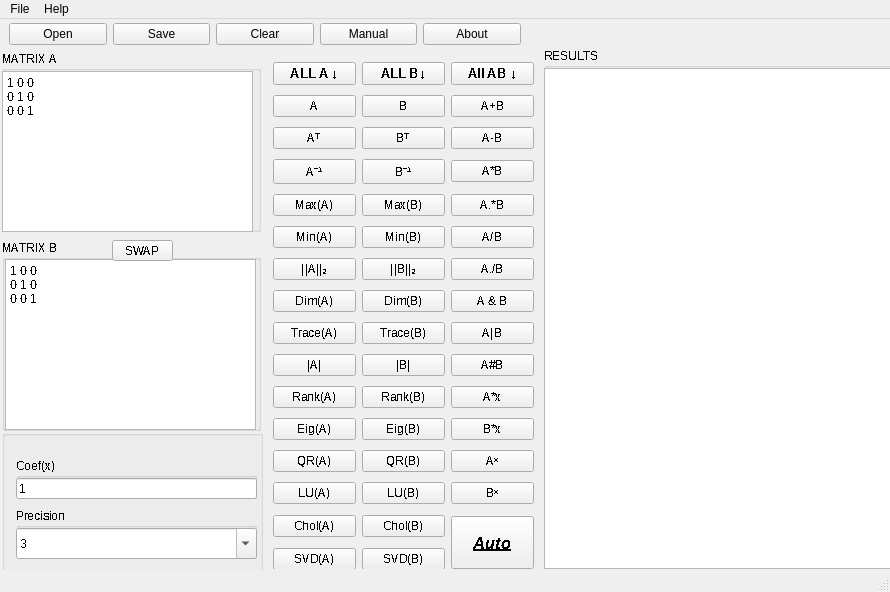
<?xml version="1.0" encoding="UTF-8"?>
<ui version="4.0">
 <class>MainWindow</class>
 <widget class="QMainWindow" name="MainWindow">
  <property name="geometry">
   <rect>
    <x>0</x>
    <y>0</y>
    <width>890</width>
    <height>592</height>
   </rect>
  </property>
  <property name="font">
   <font>
    <weight>50</weight>
    <bold>false</bold>
    <underline>false</underline>
    <strikeout>false</strikeout>
   </font>
  </property>
  <property name="windowTitle">
   <string>BJ MATRIX CALCULATOR</string>
  </property>
  <property name="windowIcon">
   <iconset resource="icon.qrc">
    <normaloff>:/images/Images/Matrix Calc.png</normaloff>:/images/Images/Matrix Calc.png</iconset>
  </property>
  <widget class="QWidget" name="centralwidget">
   <widget class="QWidget" name="horizontalLayoutWidget">
    <property name="geometry">
     <rect>
      <x>9</x>
      <y>0</y>
      <width>512</width>
      <height>31</height>
     </rect>
    </property>
    <layout class="QHBoxLayout" name="horizontalLayout">
     <item>
      <widget class="QPushButton" name="openBtn">
       <property name="text">
        <string>Open</string>
       </property>
      </widget>
     </item>
     <item>
      <widget class="QPushButton" name="saveBtn">
       <property name="font">
        <font>
         <stylestrategy>PreferDefault</stylestrategy>
        </font>
       </property>
       <property name="text">
        <string>Save</string>
       </property>
      </widget>
     </item>
     <item>
      <widget class="QPushButton" name="clearBtn">
       <property name="font">
        <font>
         <stylestrategy>PreferDefault</stylestrategy>
        </font>
       </property>
       <property name="text">
        <string>Clear</string>
       </property>
      </widget>
     </item>
     <item>
      <widget class="QPushButton" name="manualBtn">
       <property name="font">
        <font>
         <stylestrategy>PreferDefault</stylestrategy>
        </font>
       </property>
       <property name="text">
        <string>Manual</string>
       </property>
      </widget>
     </item>
     <item>
      <widget class="QPushButton" name="aboutBtn">
       <property name="font">
        <font>
         <stylestrategy>PreferDefault</stylestrategy>
        </font>
       </property>
       <property name="text">
        <string>About</string>
       </property>
      </widget>
     </item>
    </layout>
   </widget>
   <widget class="QGroupBox" name="groupBox_3">
    <property name="geometry">
     <rect>
      <x>544</x>
      <y>29</y>
      <width>351</width>
      <height>521</height>
     </rect>
    </property>
    <property name="font">
     <font>
      <stylestrategy>NoAntialias</stylestrategy>
     </font>
    </property>
    <property name="title">
     <string>RESULTS</string>
    </property>
    <widget class="QPlainTextEdit" name="resultsEntry">
     <property name="geometry">
      <rect>
       <x>0</x>
       <y>20</y>
       <width>351</width>
       <height>501</height>
      </rect>
     </property>
     <property name="sizePolicy">
      <sizepolicy hsizetype="Expanding" vsizetype="Expanding">
       <horstretch>0</horstretch>
       <verstretch>0</verstretch>
      </sizepolicy>
     </property>
     <property name="font">
      <font>
       <strikeout>false</strikeout>
       <stylestrategy>NoAntialias</stylestrategy>
      </font>
     </property>
     <property name="contextMenuPolicy">
      <enum>Qt::DefaultContextMenu</enum>
     </property>
     <property name="toolTip">
      <string>Results Box</string>
     </property>
     <property name="autoFillBackground">
      <bool>false</bool>
     </property>
     <property name="verticalScrollBarPolicy">
      <enum>Qt::ScrollBarAsNeeded</enum>
     </property>
     <property name="horizontalScrollBarPolicy">
      <enum>Qt::ScrollBarAsNeeded</enum>
     </property>
     <property name="sizeAdjustPolicy">
      <enum>QAbstractScrollArea::AdjustIgnored</enum>
     </property>
     <property name="lineWrapMode">
      <enum>QPlainTextEdit::NoWrap</enum>
     </property>
     <property name="readOnly">
      <bool>true</bool>
     </property>
     <property name="overwriteMode">
      <bool>false</bool>
     </property>
     <property name="tabStopWidth">
      <number>80</number>
     </property>
     <property name="cursorWidth">
      <number>1</number>
     </property>
     <property name="maximumBlockCount">
      <number>0</number>
     </property>
     <property name="backgroundVisible">
      <bool>false</bool>
     </property>
     <property name="centerOnScroll">
      <bool>false</bool>
     </property>
    </widget>
   </widget>
   <widget class="QFrame" name="frame">
    <property name="geometry">
     <rect>
      <x>1</x>
      <y>11</y>
      <width>266</width>
      <height>541</height>
     </rect>
    </property>
    <widget class="QGroupBox" name="groupBox_4">
     <property name="geometry">
      <rect>
       <x>1</x>
       <y>21</y>
       <width>259</width>
       <height>181</height>
      </rect>
     </property>
     <property name="font">
      <font>
       <stylestrategy>NoAntialias</stylestrategy>
      </font>
     </property>
     <property name="title">
      <string>MATRIX A</string>
     </property>
     <widget class="QPlainTextEdit" name="matAEntry">
      <property name="geometry">
       <rect>
        <x>0</x>
        <y>20</y>
        <width>251</width>
        <height>161</height>
       </rect>
      </property>
      <property name="toolTip">
       <string>Matrix A</string>
      </property>
      <property name="plainText">
       <string>1 0 0
0 1 0
0 0 1</string>
      </property>
     </widget>
    </widget>
    <widget class="QGroupBox" name="groupBox_5">
     <property name="geometry">
      <rect>
       <x>1</x>
       <y>210</y>
       <width>259</width>
       <height>191</height>
      </rect>
     </property>
     <property name="font">
      <font>
       <stylestrategy>NoAntialias</stylestrategy>
      </font>
     </property>
     <property name="title">
      <string>MATRIX B</string>
     </property>
     <widget class="QPlainTextEdit" name="matBEntry">
      <property name="geometry">
       <rect>
        <x>3</x>
        <y>19</y>
        <width>251</width>
        <height>171</height>
       </rect>
      </property>
      <property name="font">
       <font>
        <stylestrategy>NoAntialias</stylestrategy>
       </font>
      </property>
      <property name="cursor" stdset="0">
       <cursorShape>ArrowCursor</cursorShape>
      </property>
      <property name="contextMenuPolicy">
       <enum>Qt::DefaultContextMenu</enum>
      </property>
      <property name="toolTip">
       <string>Matrix B</string>
      </property>
      <property name="autoFillBackground">
       <bool>false</bool>
      </property>
      <property name="tabChangesFocus">
       <bool>false</bool>
      </property>
      <property name="plainText">
       <string>1 0 0
0 1 0
0 0 1</string>
      </property>
      <property name="overwriteMode">
       <bool>true</bool>
      </property>
      <property name="tabStopWidth">
       <number>80</number>
      </property>
      <property name="backgroundVisible">
       <bool>false</bool>
      </property>
      <property name="centerOnScroll">
       <bool>false</bool>
      </property>
     </widget>
     <widget class="QToolButton" name="swapBtn">
      <property name="geometry">
       <rect>
        <x>110</x>
        <y>0</y>
        <width>61</width>
        <height>21</height>
       </rect>
      </property>
      <property name="font">
       <font>
        <stylestrategy>NoAntialias</stylestrategy>
       </font>
      </property>
      <property name="text">
       <string>SWAP</string>
      </property>
     </widget>
    </widget>
    <widget class="QGroupBox" name="groupBox_6">
     <property name="geometry">
      <rect>
       <x>1</x>
       <y>400</y>
       <width>261</width>
       <height>151</height>
      </rect>
     </property>
     <property name="title">
      <string/>
     </property>
     <widget class="QFrame" name="frame_8">
      <property name="geometry">
       <rect>
        <x>4</x>
        <y>18</y>
        <width>251</width>
        <height>121</height>
       </rect>
      </property>
      <widget class="QGroupBox" name="groupBox_9">
       <property name="geometry">
        <rect>
         <x>10</x>
         <y>10</y>
         <width>241</width>
         <height>41</height>
        </rect>
       </property>
       <property name="font">
        <font>
         <stylestrategy>NoAntialias</stylestrategy>
        </font>
       </property>
       <property name="title">
        <string>Coef(x)</string>
       </property>
       <widget class="QLineEdit" name="x_val">
        <property name="geometry">
         <rect>
          <x>0</x>
          <y>20</y>
          <width>241</width>
          <height>21</height>
         </rect>
        </property>
        <property name="toolTip">
         <string>Coefficient of x</string>
        </property>
        <property name="inputMethodHints">
         <set>Qt::ImhNone</set>
        </property>
        <property name="text">
         <string>1</string>
        </property>
        <property name="echoMode">
         <enum>QLineEdit::Normal</enum>
        </property>
        <property name="dragEnabled">
         <bool>false</bool>
        </property>
        <property name="readOnly">
         <bool>false</bool>
        </property>
        <property name="cursorMoveStyle">
         <enum>Qt::VisualMoveStyle</enum>
        </property>
        <property name="clearButtonEnabled">
         <bool>false</bool>
        </property>
       </widget>
      </widget>
      <widget class="QGroupBox" name="groupBox_10">
       <property name="geometry">
        <rect>
         <x>10</x>
         <y>60</y>
         <width>241</width>
         <height>51</height>
        </rect>
       </property>
       <property name="font">
        <font>
         <stylestrategy>NoAntialias</stylestrategy>
        </font>
       </property>
       <property name="title">
        <string>Precision</string>
       </property>
       <widget class="QComboBox" name="precisionVal">
        <property name="geometry">
         <rect>
          <x>0</x>
          <y>20</y>
          <width>241</width>
          <height>31</height>
         </rect>
        </property>
        <property name="toolTip">
         <string>Precision of results</string>
        </property>
        <property name="editable">
         <bool>true</bool>
        </property>
        <property name="currentIndex">
         <number>2</number>
        </property>
        <item>
         <property name="text">
          <string>1</string>
         </property>
        </item>
        <item>
         <property name="text">
          <string>2</string>
         </property>
        </item>
        <item>
         <property name="text">
          <string>3</string>
         </property>
        </item>
        <item>
         <property name="text">
          <string>4</string>
         </property>
        </item>
        <item>
         <property name="text">
          <string>5</string>
         </property>
        </item>
        <item>
         <property name="text">
          <string>6</string>
         </property>
        </item>
        <item>
         <property name="text">
          <string>7</string>
         </property>
        </item>
        <item>
         <property name="text">
          <string>8</string>
         </property>
        </item>
        <item>
         <property name="text">
          <string>9</string>
         </property>
        </item>
       </widget>
      </widget>
     </widget>
    </widget>
   </widget>
   <widget class="QFrame" name="frame_2">
    <property name="geometry">
     <rect>
      <x>273</x>
      <y>19</y>
      <width>265</width>
      <height>531</height>
     </rect>
    </property>
    <widget class="QWidget" name="gridLayoutWidget">
     <property name="geometry">
      <rect>
       <x>0</x>
       <y>20</y>
       <width>261</width>
       <height>521</height>
      </rect>
     </property>
     <layout class="QGridLayout" name="gridLayout">
      <item row="4" column="2">
       <widget class="QPushButton" name="arrMulAB">
        <property name="font">
         <font>
          <stylestrategy>NoAntialias</stylestrategy>
         </font>
        </property>
        <property name="toolTip">
         <string>Matrix Multiplication</string>
        </property>
        <property name="text">
         <string>A.*B</string>
        </property>
       </widget>
      </item>
      <item row="5" column="1">
       <widget class="QPushButton" name="minB">
        <property name="font">
         <font>
          <stylestrategy>NoAntialias</stylestrategy>
          <kerning>true</kerning>
         </font>
        </property>
        <property name="toolTip">
         <string>Minimum of Matrix B</string>
        </property>
        <property name="text">
         <string>Min(B)</string>
        </property>
       </widget>
      </item>
      <item row="3" column="0">
       <widget class="QPushButton" name="invA">
        <property name="font">
         <font>
          <stylestrategy>NoAntialias</stylestrategy>
         </font>
        </property>
        <property name="toolTip">
         <string>Matrix A inverse</string>
        </property>
        <property name="text">
         <string>A⁻¹</string>
        </property>
       </widget>
      </item>
      <item row="9" column="1">
       <widget class="QPushButton" name="detB">
        <property name="font">
         <font>
          <stylestrategy>NoAntialias</stylestrategy>
         </font>
        </property>
        <property name="toolTip">
         <string>Determinant of B</string>
        </property>
        <property name="text">
         <string>|B|</string>
        </property>
       </widget>
      </item>
      <item row="1" column="2">
       <widget class="QPushButton" name="addMatAB">
        <property name="font">
         <font>
          <stylestrategy>NoAntialias</stylestrategy>
         </font>
        </property>
        <property name="toolTip">
         <string>Matrix A plus Matrix B</string>
        </property>
        <property name="text">
         <string>A+B</string>
        </property>
       </widget>
      </item>
      <item row="6" column="2">
       <widget class="QPushButton" name="arrdivmatAB">
        <property name="font">
         <font>
          <stylestrategy>NoAntialias</stylestrategy>
         </font>
        </property>
        <property name="toolTip">
         <string>Array Division</string>
        </property>
        <property name="text">
         <string>A./B</string>
        </property>
       </widget>
      </item>
      <item row="13" column="0">
       <widget class="QPushButton" name="luA">
        <property name="font">
         <font>
          <stylestrategy>NoAntialias</stylestrategy>
         </font>
        </property>
        <property name="toolTip">
         <string>LU factorization of A</string>
        </property>
        <property name="text">
         <string>LU(A)</string>
        </property>
       </widget>
      </item>
      <item row="15" column="1">
       <widget class="QPushButton" name="svdB">
        <property name="font">
         <font>
          <stylestrategy>NoAntialias</stylestrategy>
         </font>
        </property>
        <property name="toolTip">
         <string>singular-value Discomposition of B, B= USV</string>
        </property>
        <property name="text">
         <string>SVD(B)</string>
        </property>
       </widget>
      </item>
      <item row="14" column="1">
       <widget class="QPushButton" name="cholB">
        <property name="font">
         <font>
          <stylestrategy>NoAntialias</stylestrategy>
         </font>
        </property>
        <property name="toolTip">
         <string>Cholesky factorization of B</string>
        </property>
        <property name="text">
         <string>Chol(B)</string>
        </property>
       </widget>
      </item>
      <item row="12" column="2">
       <widget class="QPushButton" name="matApowx">
        <property name="font">
         <font>
          <stylestrategy>NoAntialias</stylestrategy>
         </font>
        </property>
        <property name="toolTip">
         <string>Matrix A power x</string>
        </property>
        <property name="text">
         <string>Aˣ</string>
        </property>
       </widget>
      </item>
      <item row="9" column="2">
       <widget class="QPushButton" name="logicalXOR">
        <property name="font">
         <font>
          <stylestrategy>NoAntialias</stylestrategy>
         </font>
        </property>
        <property name="toolTip">
         <string>Logical Exclusive OR; XOR</string>
        </property>
        <property name="text">
         <string>A#B</string>
        </property>
       </widget>
      </item>
      <item row="10" column="1">
       <widget class="QPushButton" name="rankB">
        <property name="font">
         <font>
          <stylestrategy>NoAntialias</stylestrategy>
         </font>
        </property>
        <property name="toolTip">
         <string>Rank of B</string>
        </property>
        <property name="text">
         <string>Rank(B)</string>
        </property>
       </widget>
      </item>
      <item row="13" column="1">
       <widget class="QPushButton" name="luB">
        <property name="font">
         <font>
          <stylestrategy>NoAntialias</stylestrategy>
         </font>
        </property>
        <property name="toolTip">
         <string>LU factorization of B</string>
        </property>
        <property name="text">
         <string>LU(B)</string>
        </property>
       </widget>
      </item>
      <item row="11" column="1">
       <widget class="QPushButton" name="eigB">
        <property name="font">
         <font>
          <stylestrategy>NoAntialias</stylestrategy>
         </font>
        </property>
        <property name="toolTip">
         <string>Eigenvalues of B</string>
        </property>
        <property name="text">
         <string>Eig(B)</string>
        </property>
       </widget>
      </item>
      <item row="12" column="1">
       <widget class="QPushButton" name="qrB">
        <property name="font">
         <font>
          <stylestrategy>NoAntialias</stylestrategy>
         </font>
        </property>
        <property name="toolTip">
         <string>Orthogonal-triangular decompositon; B=QR</string>
        </property>
        <property name="text">
         <string>QR(B)</string>
        </property>
       </widget>
      </item>
      <item row="14" column="2" rowspan="2">
       <widget class="QPushButton" name="autoBtn">
        <property name="minimumSize">
         <size>
          <width>60</width>
          <height>53</height>
         </size>
        </property>
        <property name="font">
         <font>
          <pointsize>13</pointsize>
          <weight>75</weight>
          <italic>true</italic>
          <bold>true</bold>
          <underline>true</underline>
          <strikeout>false</strikeout>
          <stylestrategy>NoAntialias</stylestrategy>
          <kerning>false</kerning>
         </font>
        </property>
        <property name="toolTip">
         <string>Compute all functions</string>
        </property>
        <property name="autoFillBackground">
         <bool>false</bool>
        </property>
        <property name="text">
         <string>Auto</string>
        </property>
       </widget>
      </item>
      <item row="10" column="2">
       <widget class="QPushButton" name="matAmulx">
        <property name="font">
         <font>
          <stylestrategy>NoAntialias</stylestrategy>
         </font>
        </property>
        <property name="toolTip">
         <string>Matrix A multiply x</string>
        </property>
        <property name="text">
         <string>A*x</string>
        </property>
       </widget>
      </item>
      <item row="6" column="1">
       <widget class="QPushButton" name="normB">
        <property name="font">
         <font>
          <stylestrategy>NoAntialias</stylestrategy>
         </font>
        </property>
        <property name="toolTip">
         <string>Norm of B</string>
        </property>
        <property name="text">
         <string>||B||₂</string>
        </property>
       </widget>
      </item>
      <item row="8" column="2">
       <widget class="QPushButton" name="logicalOR">
        <property name="font">
         <font>
          <stylestrategy>NoAntialias</stylestrategy>
         </font>
        </property>
        <property name="toolTip">
         <string>Element-wise logical OR</string>
        </property>
        <property name="text">
         <string>A|B</string>
        </property>
       </widget>
      </item>
      <item row="3" column="2">
       <widget class="QPushButton" name="proAB">
        <property name="font">
         <font>
          <stylestrategy>NoAntialias</stylestrategy>
         </font>
        </property>
        <property name="toolTip">
         <string>Matrix Product</string>
        </property>
        <property name="text">
         <string>A*B</string>
        </property>
       </widget>
      </item>
      <item row="7" column="1">
       <widget class="QPushButton" name="dimB">
        <property name="font">
         <font>
          <stylestrategy>NoAntialias</stylestrategy>
         </font>
        </property>
        <property name="toolTip">
         <string>Dimension of B</string>
        </property>
        <property name="text">
         <string>Dim(B)</string>
        </property>
       </widget>
      </item>
      <item row="7" column="2">
       <widget class="QPushButton" name="logicalAND">
        <property name="font">
         <font>
          <stylestrategy>NoAntialias</stylestrategy>
         </font>
        </property>
        <property name="toolTip">
         <string>Element-wise logical AND</string>
        </property>
        <property name="text">
         <string>A &amp;&amp; B</string>
        </property>
       </widget>
      </item>
      <item row="7" column="0">
       <widget class="QPushButton" name="dimA">
        <property name="font">
         <font>
          <stylestrategy>NoAntialias</stylestrategy>
         </font>
        </property>
        <property name="toolTip">
         <string>Dimension of A</string>
        </property>
        <property name="text">
         <string>Dim(A)</string>
        </property>
       </widget>
      </item>
      <item row="3" column="1">
       <widget class="QPushButton" name="invB">
        <property name="font">
         <font>
          <stylestrategy>NoAntialias</stylestrategy>
         </font>
        </property>
        <property name="toolTip">
         <string>Matrix B inverse</string>
        </property>
        <property name="text">
         <string>B⁻¹</string>
        </property>
       </widget>
      </item>
      <item row="2" column="0">
       <widget class="QPushButton" name="transA">
        <property name="font">
         <font>
          <stylestrategy>NoAntialias</stylestrategy>
         </font>
        </property>
        <property name="toolTip">
         <string>Matrix A transpose</string>
        </property>
        <property name="text">
         <string>Aᵀ</string>
        </property>
       </widget>
      </item>
      <item row="4" column="0">
       <widget class="QPushButton" name="maxA">
        <property name="font">
         <font>
          <stylestrategy>NoAntialias</stylestrategy>
         </font>
        </property>
        <property name="toolTip">
         <string>Maximun of Matrix A</string>
        </property>
        <property name="text">
         <string>Max(A)</string>
        </property>
       </widget>
      </item>
      <item row="8" column="0">
       <widget class="QPushButton" name="traceA">
        <property name="font">
         <font>
          <stylestrategy>NoAntialias</stylestrategy>
         </font>
        </property>
        <property name="toolTip">
         <string>Trace of A</string>
        </property>
        <property name="text">
         <string>Trace(A)</string>
        </property>
       </widget>
      </item>
      <item row="9" column="0">
       <widget class="QPushButton" name="detA">
        <property name="font">
         <font>
          <stylestrategy>NoAntialias</stylestrategy>
         </font>
        </property>
        <property name="toolTip">
         <string>Determinant of A</string>
        </property>
        <property name="text">
         <string>|A|</string>
        </property>
       </widget>
      </item>
      <item row="5" column="0">
       <widget class="QPushButton" name="minA">
        <property name="font">
         <font>
          <stylestrategy>NoAntialias</stylestrategy>
         </font>
        </property>
        <property name="toolTip">
         <string>Minimum of Matrix A</string>
        </property>
        <property name="text">
         <string>Min(A)</string>
        </property>
       </widget>
      </item>
      <item row="1" column="1">
       <widget class="QPushButton" name="matB">
        <property name="font">
         <font>
          <stylestrategy>NoAntialias</stylestrategy>
         </font>
        </property>
        <property name="toolTip">
         <string>Matrix B</string>
        </property>
        <property name="text">
         <string>B</string>
        </property>
       </widget>
      </item>
      <item row="5" column="2">
       <widget class="QPushButton" name="divmatAB">
        <property name="font">
         <font>
          <stylestrategy>NoAntialias</stylestrategy>
         </font>
        </property>
        <property name="toolTip">
         <string>Matrix Division</string>
        </property>
        <property name="text">
         <string>A/B</string>
        </property>
       </widget>
      </item>
      <item row="2" column="1">
       <widget class="QPushButton" name="transB">
        <property name="font">
         <font>
          <stylestrategy>NoAntialias</stylestrategy>
         </font>
        </property>
        <property name="toolTip">
         <string>Matrix B Transpose</string>
        </property>
        <property name="text">
         <string>Bᵀ</string>
        </property>
       </widget>
      </item>
      <item row="10" column="0">
       <widget class="QPushButton" name="rankA">
        <property name="font">
         <font>
          <stylestrategy>NoAntialias</stylestrategy>
         </font>
        </property>
        <property name="toolTip">
         <string>Rank of A</string>
        </property>
        <property name="text">
         <string>Rank(A)</string>
        </property>
       </widget>
      </item>
      <item row="4" column="1">
       <widget class="QPushButton" name="maxB">
        <property name="font">
         <font>
          <stylestrategy>NoAntialias</stylestrategy>
         </font>
        </property>
        <property name="toolTip">
         <string>Maximun of Matrix B</string>
        </property>
        <property name="text">
         <string>Max(B)</string>
        </property>
       </widget>
      </item>
      <item row="2" column="2">
       <widget class="QPushButton" name="subMatAB">
        <property name="font">
         <font>
          <stylestrategy>NoAntialias</stylestrategy>
         </font>
        </property>
        <property name="toolTip">
         <string>Matrix A plus Matrix B</string>
        </property>
        <property name="text">
         <string>A-B</string>
        </property>
       </widget>
      </item>
      <item row="13" column="2">
       <widget class="QPushButton" name="matBpowx">
        <property name="font">
         <font>
          <stylestrategy>NoAntialias</stylestrategy>
         </font>
        </property>
        <property name="toolTip">
         <string>Matrix B power x</string>
        </property>
        <property name="text">
         <string>Bˣ</string>
        </property>
       </widget>
      </item>
      <item row="8" column="1">
       <widget class="QPushButton" name="traceB">
        <property name="font">
         <font>
          <stylestrategy>NoAntialias</stylestrategy>
         </font>
        </property>
        <property name="toolTip">
         <string>Trace of B</string>
        </property>
        <property name="text">
         <string>Trace(B)</string>
        </property>
       </widget>
      </item>
      <item row="0" column="1">
       <widget class="QPushButton" name="allB">
        <property name="font">
         <font>
          <pointsize>10</pointsize>
          <weight>75</weight>
          <bold>true</bold>
          <stylestrategy>NoAntialias</stylestrategy>
         </font>
        </property>
        <property name="text">
         <string>ALL B↓</string>
        </property>
       </widget>
      </item>
      <item row="11" column="0">
       <widget class="QPushButton" name="eigA">
        <property name="font">
         <font>
          <stylestrategy>NoAntialias</stylestrategy>
         </font>
        </property>
        <property name="toolTip">
         <string>Eigenvalues of A</string>
        </property>
        <property name="text">
         <string>Eig(A)</string>
        </property>
       </widget>
      </item>
      <item row="11" column="2">
       <widget class="QPushButton" name="matBmulx">
        <property name="font">
         <font>
          <stylestrategy>NoAntialias</stylestrategy>
         </font>
        </property>
        <property name="toolTip">
         <string>Matrix B multiply  x</string>
        </property>
        <property name="text">
         <string>B*x</string>
        </property>
       </widget>
      </item>
      <item row="12" column="0">
       <widget class="QPushButton" name="qrA">
        <property name="font">
         <font>
          <stylestrategy>NoAntialias</stylestrategy>
         </font>
        </property>
        <property name="toolTip">
         <string>Orthogonal-triangular decompositon; A=QR</string>
        </property>
        <property name="text">
         <string>QR(A)</string>
        </property>
       </widget>
      </item>
      <item row="15" column="0">
       <widget class="QPushButton" name="svdA">
        <property name="font">
         <font>
          <stylestrategy>NoAntialias</stylestrategy>
         </font>
        </property>
        <property name="toolTip">
         <string>singular-value Discomposition of A, A= USV</string>
        </property>
        <property name="text">
         <string>SVD(A)</string>
        </property>
       </widget>
      </item>
      <item row="1" column="0">
       <widget class="QPushButton" name="matA">
        <property name="font">
         <font>
          <stylestrategy>NoAntialias</stylestrategy>
         </font>
        </property>
        <property name="toolTip">
         <string>Matrix A</string>
        </property>
        <property name="text">
         <string>A</string>
        </property>
       </widget>
      </item>
      <item row="6" column="0">
       <widget class="QPushButton" name="normA">
        <property name="font">
         <font>
          <stylestrategy>NoAntialias</stylestrategy>
         </font>
        </property>
        <property name="toolTip">
         <string>Norm of A</string>
        </property>
        <property name="text">
         <string>||A||₂</string>
        </property>
       </widget>
      </item>
      <item row="0" column="0">
       <widget class="QPushButton" name="allA">
        <property name="font">
         <font>
          <pointsize>10</pointsize>
          <weight>75</weight>
          <bold>true</bold>
          <stylestrategy>NoAntialias</stylestrategy>
         </font>
        </property>
        <property name="text">
         <string>ALL A ↓</string>
        </property>
       </widget>
      </item>
      <item row="0" column="2">
       <widget class="QPushButton" name="allAB">
        <property name="font">
         <font>
          <pointsize>10</pointsize>
          <weight>75</weight>
          <bold>true</bold>
          <stylestrategy>NoAntialias</stylestrategy>
         </font>
        </property>
        <property name="text">
         <string>All AB ↓</string>
        </property>
       </widget>
      </item>
      <item row="14" column="0">
       <widget class="QPushButton" name="cholA">
        <property name="font">
         <font>
          <stylestrategy>NoAntialias</stylestrategy>
         </font>
        </property>
        <property name="toolTip">
         <string>Cholesky-Factorization of A</string>
        </property>
        <property name="text">
         <string>Chol(A)</string>
        </property>
       </widget>
      </item>
     </layout>
    </widget>
   </widget>
   <zorder>frame</zorder>
   <zorder>horizontalLayoutWidget</zorder>
   <zorder>groupBox_3</zorder>
   <zorder>frame_2</zorder>
  </widget>
  <widget class="QMenuBar" name="menubar">
   <property name="geometry">
    <rect>
     <x>0</x>
     <y>0</y>
     <width>890</width>
     <height>20</height>
    </rect>
   </property>
   <widget class="QMenu" name="menuFile">
    <property name="title">
     <string>File</string>
    </property>
    <addaction name="actionSave"/>
    <addaction name="actionOpen"/>
   </widget>
   <widget class="QMenu" name="menuHelp">
    <property name="title">
     <string>Help</string>
    </property>
    <addaction name="actionAbout"/>
    <addaction name="actionManual"/>
   </widget>
   <addaction name="menuFile"/>
   <addaction name="menuHelp"/>
  </widget>
  <widget class="QStatusBar" name="statusbar"/>
  <action name="actionSave">
   <property name="icon">
    <iconset resource="icon.qrc">
     <normaloff>:/images/Images/save.png</normaloff>:/images/Images/save.png</iconset>
   </property>
   <property name="text">
    <string>Save</string>
   </property>
   <property name="shortcut">
    <string>Ctrl+S</string>
   </property>
  </action>
  <action name="actionOpen">
   <property name="icon">
    <iconset resource="icon.qrc">
     <normaloff>:/images/Images/open.png</normaloff>:/images/Images/open.png</iconset>
   </property>
   <property name="text">
    <string>Open</string>
   </property>
   <property name="shortcut">
    <string>Ctrl+O</string>
   </property>
  </action>
  <action name="actionAbout">
   <property name="icon">
    <iconset resource="icon.qrc">
     <normaloff>:/images/Images/about.png</normaloff>:/images/Images/about.png</iconset>
   </property>
   <property name="text">
    <string>About</string>
   </property>
   <property name="shortcut">
    <string>Ctrl+B</string>
   </property>
  </action>
  <action name="actionManual">
   <property name="icon">
    <iconset resource="icon.qrc">
     <normaloff>:/images/Images/help.png</normaloff>:/images/Images/help.png</iconset>
   </property>
   <property name="text">
    <string>Manual</string>
   </property>
   <property name="shortcut">
    <string>F1</string>
   </property>
  </action>
 </widget>
 <resources>
  <include location="icon.qrc"/>
 </resources>
 <connections>
  <connection>
   <sender>clearBtn</sender>
   <signal>clicked()</signal>
   <receiver>resultsEntry</receiver>
   <slot>clear()</slot>
   <hints>
    <hint type="sourcelabel">
     <x>153</x>
     <y>40</y>
    </hint>
    <hint type="destinationlabel">
     <x>658</x>
     <y>88</y>
    </hint>
   </hints>
  </connection>
  <connection>
   <sender>actionSave</sender>
   <signal>triggered()</signal>
   <receiver>saveBtn</receiver>
   <slot>click()</slot>
   <hints>
    <hint type="sourcelabel">
     <x>-1</x>
     <y>-1</y>
    </hint>
    <hint type="destinationlabel">
     <x>135</x>
     <y>35</y>
    </hint>
   </hints>
  </connection>
  <connection>
   <sender>actionAbout</sender>
   <signal>triggered()</signal>
   <receiver>aboutBtn</receiver>
   <slot>click()</slot>
   <hints>
    <hint type="sourcelabel">
     <x>-1</x>
     <y>-1</y>
    </hint>
    <hint type="destinationlabel">
     <x>393</x>
     <y>35</y>
    </hint>
   </hints>
  </connection>
  <connection>
   <sender>actionManual</sender>
   <signal>triggered()</signal>
   <receiver>manualBtn</receiver>
   <slot>click()</slot>
   <hints>
    <hint type="sourcelabel">
     <x>-1</x>
     <y>-1</y>
    </hint>
    <hint type="destinationlabel">
     <x>307</x>
     <y>35</y>
    </hint>
   </hints>
  </connection>
 </connections>
</ui>
